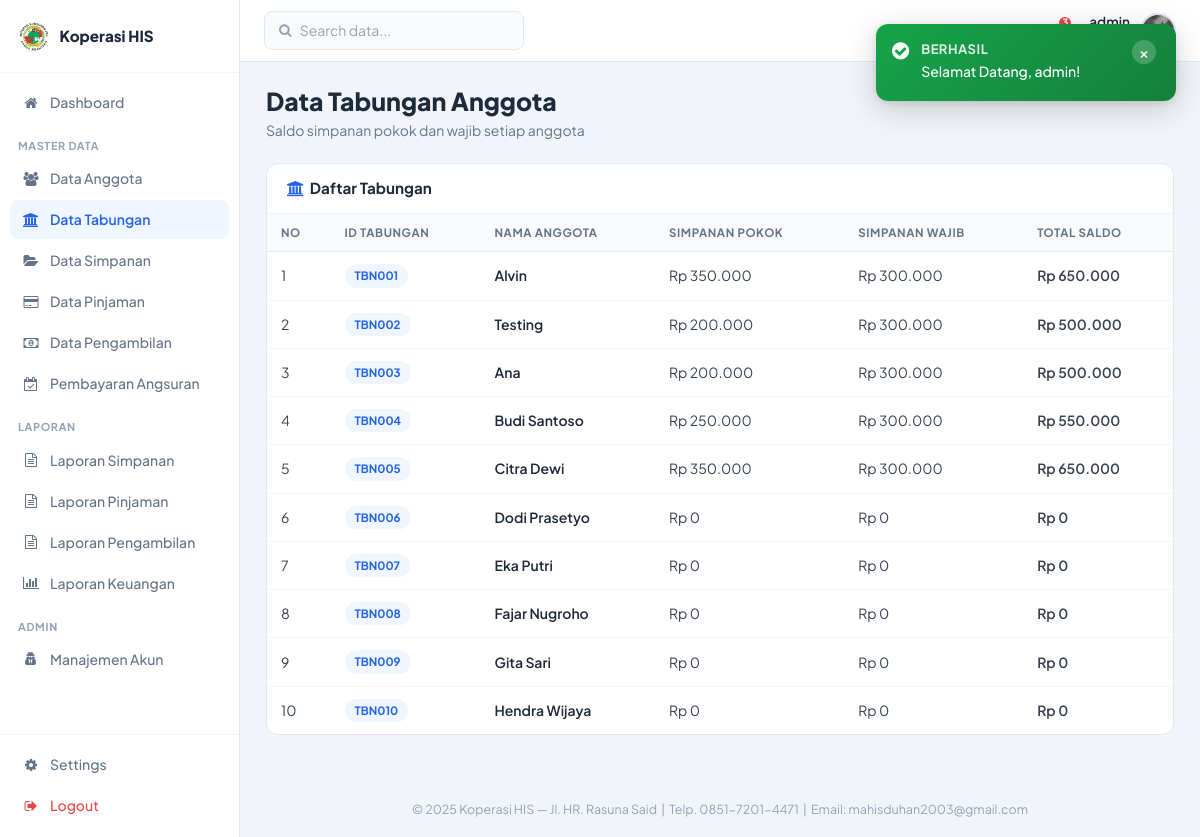
/admin/datatabungan.php (signed in), run on the app's committed database.
### tables this page shows
CREATE TABLE `tbl_tabungan` (
  `id_tabungan` varchar(6) NOT NULL,
  `id_anggota` varchar(6) NOT NULL,
  `saldo` int NOT NULL,
  `saldo_wajib` int NOT NULL
);

CREATE TABLE `tbl_anggota` (
  `id_anggota` varchar(6) NOT NULL,
  `nik` varchar(20) NOT NULL,
  `nama_anggota` varchar(30) NOT NULL,
  `tempat_lahir` varchar(20) NOT NULL,
  `tanggal_lahir` date NOT NULL,
  `gender` varchar(15) NOT NULL,
  `alamat` text NOT NULL,
  `pekerjaan` varchar(30) NOT NULL,
  `status` varchar(20) NOT NULL,
  `tanggal_masuk` date NOT NULL,
  `keterangan` varchar(10) NOT NULL
);

### admin/datatabungan.php (the view)
<?php
	include ("style/header.php");
	include ("style/sidebar.php");
?>
<div class="sk-header-row">
  <div>
    <h1 class="sk-page-title">Data Tabungan Anggota</h1>
    <p class="sk-page-subtitle">Saldo simpanan pokok dan wajib setiap anggota</p>
  </div>
</div>
<div class="sk-card">
  <div class="sk-card-header">
    <h5 class="sk-card-title"><i class="fa fa-bank" style="color:#2563EB"></i>&nbsp; Daftar Tabungan</h5>
  </div>
  <div class="sk-table-wrap">
    <table class="sk-table">
      <thead>
        <tr>
          <th>No</th>
          <th>ID Tabungan</th>
          <th>Nama Anggota</th>
          <th>Simpanan Pokok</th>
          <th>Simpanan Wajib</th>
          <th>Total Saldo</th>
        </tr>
      </thead>
      <tbody>
        <?php
        $no = 1;
        include ("../config/koneksi.php");
        $sql = mysqli_query($konek, "SELECT * FROM tbl_tabungan a LEFT JOIN tbl_anggota b ON a.id_anggota=b.id_anggota");
        while ($data = mysqli_fetch_array($sql)){
        ?>
        <tr>
          <td><?php echo $no++; ?></td>
          <td><span class="sk-badge pokok"><?php echo $data['id_tabungan']; ?></span></td>
          <td><div class="sk-member-name"><?php echo htmlspecialchars($data['nama_anggota']); ?></div></td>
          <td><?php echo 'Rp '.number_format($data['saldo'],0,',','.'); ?></td>
          <td><?php echo 'Rp '.number_format($data['saldo_wajib'],0,',','.'); ?></td>
          <td class="amt-blue"><?php echo 'Rp '.number_format($data['saldo']+$data['saldo_wajib'],0,',','.'); ?></td>
        </tr>
        <?php } ?>
      </tbody>
    </table>
  </div>
</div>
<?php include ("style/footer.php"); ?>

### assets/css/sekretaris-theme.css (style rules this page uses)
html { font-size: 16px; }
*, *::before, *::after { box-sizing: border-box; margin: 0; padding: 0; }
body.sk-body { font-family: 'Plus Jakarta Sans', 'Segoe UI', sans-serif; background: #F1F5F9; font-size: 15px; color: #1E293B; min-height: 100vh; line-height: 1.5; }
.sk-header-row { display: flex; align-items: flex-start; justify-content: space-between; margin-bottom: 22px; gap: 16px; }
.sk-page-title { font-size: 1.55rem; font-weight: 800; color: #1E293B; margin: 0 0 5px 0; }
.sk-page-subtitle { font-size: 0.875rem; color: #64748B; margin: 0; }
.sk-card { background: white; border-radius: 12px; border: 1px solid #E2E8F0; margin-bottom: 20px; }
.sk-card-header { display: flex; align-items: center; justify-content: space-between; padding: 16px 20px; border-bottom: 1px solid #F1F5F9; }
.sk-card-title { font-size: 0.95rem; font-weight: 700; color: #1E293B; margin: 0; }
.sk-table-wrap { overflow-x: auto; }
.sk-table { width: 100%; border-collapse: collapse; font-size: 0.875rem; }
.sk-table thead th { background: #F8FAFC; color: #64748B; font-size: 0.72rem; font-weight: 700; text-transform: uppercase; letter-spacing: 0.05em; padding: 10px 14px; border-bottom: 1px solid #E2E8F0; white-space: nowrap; }
.sk-table tbody tr { border-bottom: 1px solid #F1F5F9; transition: background 0.1s; }
.sk-table tbody td { padding: 12px 14px; color: #374151; vertical-align: middle; }
.sk-table tbody tr:last-child { border-bottom: none; }
.sk-member-name { font-weight: 600; color: #1E293B; font-size: 0.875rem; }
.sk-badge { display: inline-block; padding: 3px 10px; border-radius: 20px; font-size: 0.72rem; font-weight: 700; white-space: nowrap; }
.sk-badge.pokok { background: #EFF6FF; color: #2563EB; }
.amt-blue { color: #2563EB; font-weight: 600; }

### data on the page
tbl_tabungan: id_tabungan "TBN001", id_anggota.nama_anggota "Alvin", saldo "350.000", saldo_wajib "300.000", $data['saldo']+$data['saldo_wajib'] "650.000"
tbl_tabungan: id_tabungan "TBN002", id_anggota.nama_anggota "Testing", saldo "200.000", saldo_wajib "300.000", $data['saldo']+$data['saldo_wajib'] "500.000"
tbl_tabungan: id_tabungan "TBN003", id_anggota.nama_anggota "Ana", saldo "200.000", saldo_wajib "300.000", $data['saldo']+$data['saldo_wajib'] "500.000"
tbl_tabungan: id_tabungan "TBN004", id_anggota.nama_anggota "Budi Santoso", saldo "250.000", saldo_wajib "300.000", $data['saldo']+$data['saldo_wajib'] "550.000"
tbl_tabungan: id_tabungan "TBN005", id_anggota.nama_anggota "Citra Dewi", saldo "350.000", saldo_wajib "300.000", $data['saldo']+$data['saldo_wajib'] "650.000"
tbl_tabungan: id_tabungan "TBN006", id_anggota.nama_anggota "Dodi Prasetyo", saldo "0", saldo_wajib "0", $data['saldo']+$data['saldo_wajib'] "0"
tbl_tabungan: id_tabungan "TBN007", id_anggota.nama_anggota "Eka Putri", saldo "0", saldo_wajib "0", $data['saldo']+$data['saldo_wajib'] "0"
tbl_tabungan: id_tabungan "TBN008", id_anggota.nama_anggota "Fajar Nugroho", saldo "0", saldo_wajib "0", $data['saldo']+$data['saldo_wajib'] "0"
tbl_tabungan: id_tabungan "TBN009", id_anggota.nama_anggota "Gita Sari", saldo "0", saldo_wajib "0", $data['saldo']+$data['saldo_wajib'] "0"
tbl_tabungan: id_tabungan "TBN010", id_anggota.nama_anggota "Hendra Wijaya", saldo "0", saldo_wajib "0", $data['saldo']+$data['saldo_wajib'] "0"

### other printed values
$sk_settings['nama_koperasi'] "Koperasi HIS"
$label "Dashboard Data Anggota Data Tabungan Data Simpanan Data Pinjaman Data Pengambilan Pembayaran Angsuran Laporan Simpanan Laporan Pinjaman Laporan Pengambilan Laporan Keuangan Manajemen Akun"
$notif_count "3"
$_SESSION['username'] "admin"
$f['msg'] "Selamat Datang, admin!"
